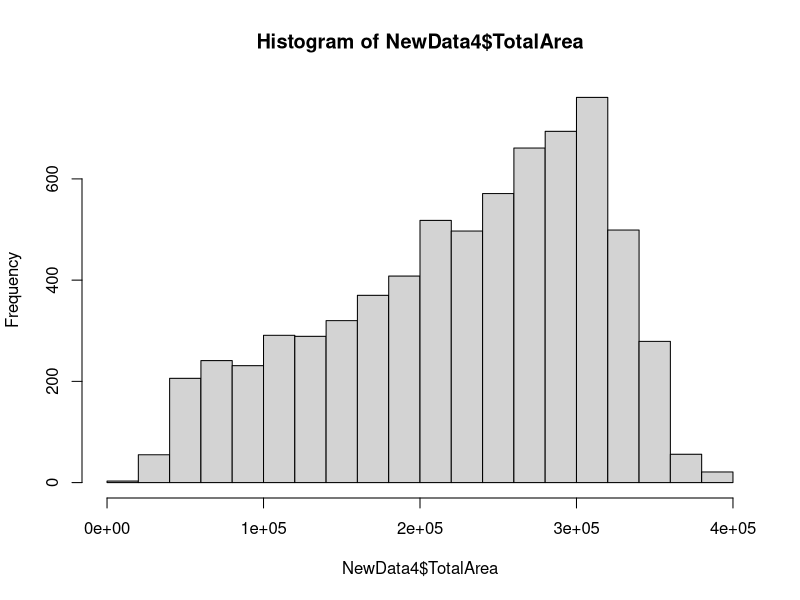
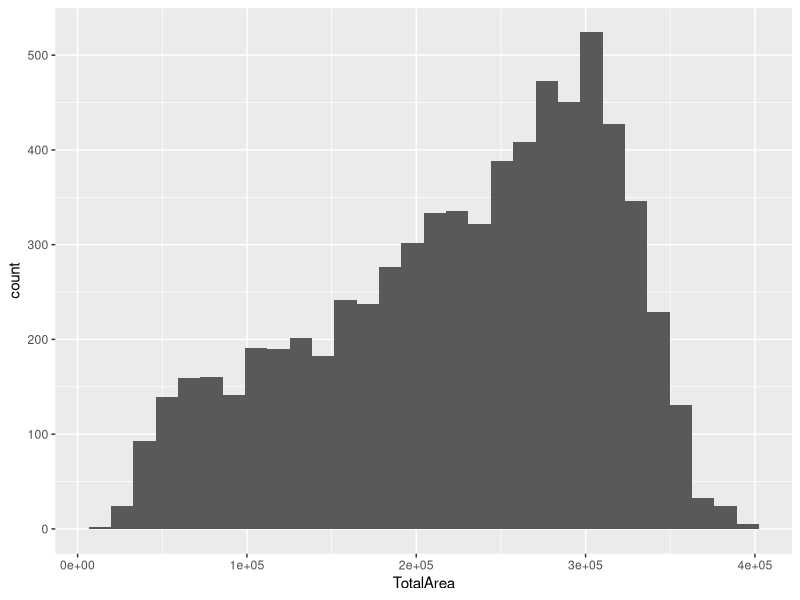

Here is the R script that generated these plots, in order:
library(tidyverse)
library(readr)
library(dplyr) 
##demonstrate you can source, save and load:
##saving revised dataset as a new csv file from previous assignment
#write.csv(Dataset_5, file = "NewData.csv")
##I could also use:
##save(Dataset_5, file = "Newdata.csv")
##Close R and reopen to load data
NewData <- read_csv("NewData.csv")
##I could also use: 
##load("NewData.csv")
##At this point I could source previous assignment by: 
##source('January11th_Assignment_Final.R')
##but I didn't make my own functions during that assignment,
##so this i not useful right now
##Lets examine the structure of the data file: 
#summary(NewData)
##but first we need to make Block into numbers
NewData2 <- separate(data = NewData, col = Block,
                             into = c("B", "Block"),
                             sep = "B")
NewData3 <- NewData2 [, -7]
## JD: Clearer to use name instead of number
## Won't bite you later
## Can also use tidy verb:
## NewData3 <- select(NewData2, -B)

##Check 
## head(NewData3)
##start data cleaning
##Break data up into tibbles to analyze anomolies, errors, etc. 
##This will tell us if there are any duplicate rows in our data
print(NewData3
      %>% group_by(DGRP, Mutant, Block, temperature, TotalArea, AreaPerc)
      %>% summarize(count = n())
      %>% filter(count>1)
)
##At this point I would delete the duplicate rows but I don't know how to code for that

## JD: Not just a coding question. Are you only looking for rows that are _exact_ duplicates? 
## Usually a row has key variables and measured variables and we would look for duplicate keys
## If it's OK to have everything the same except for area, why would it not be OK to have everything the same including area?

##Next I could identify the crosses that didn't have large enough sample sizes
print(NewData3
      %>% group_by(Mutant, DGRP, Block)
      %>% summarize(count = n())
      %>% filter(count<5)
)

##I could also put data into their appropriate classes
#It might be more useful to make Mutant, DGRP and Block as factors as they are catagorical
##This dataset has only one temperature, so unsure what its class is... interger?
## JD: If there's only supposed to be one temperature it's obviously not worth worrying about class
## Check that it's right and then drop it
NewData4 <-(NewData3 %>% 
              mutate(Mutant=as.factor(Mutant)) %>% 
              mutate(DGRP=as.factor(DGRP)) %>%
              mutate(Block=as.factor(Block)) %>%
              mutate(TotalArea=as.numeric(TotalArea)) %>%
              mutate(temperature=as.numeric(temperature)))
##Check and make sure this worked
#str(NewData4)
#summary(NewData4)
##filter(NewData4, temperature != 24)
##The above code is incorrect but I am unsure how to make sure every row has temperature is 24

## JD: That code seems correct to me: it produces an empty table, which is what you want
## You could check by changing the number to some other value
## Once it works, you want to say something like
stopifnot(
	nrow(filter(NewData4, temperature != 24))==0
)
NewData4 <- NewData4 %>% select(-temperature)
## If you look at warnings, though, you'll see a hint that one of your temperatures might have a format problem; you might go back and look for that as well.

##I am also unsure how to code to pull out any NA's in the data, but I would also do that using the select or filter funtion?
## JD: I'm going to leave that to you. You do want to find NAs in temperature before you drop it. Use `is.na()`

##use plots to visualize data
##histograms
hist(NewData4$TotalArea)
print(ggplot(NewData, aes(x=TotalArea))
      + geom_histogram())
##There doesn't appear to be any outliers but I'm not really sure what this data structure indicates

## What are the units of area? Can you find better ones?
## JD: score 2. (1=poor, 2=fine, 3=excellent)

